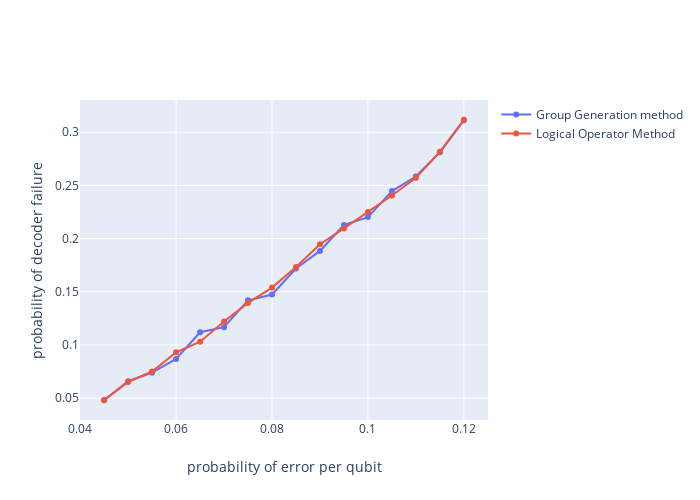

The code cell stored with this chart in its notebook:
### Code cell
fig.add_trace(go.Scatter(x=x1, y=y1, mode='lines+markers', name='Group Generation method'))
fig.add_trace(go.Scatter(x=x2, y=y2, mode='lines+markers', name='Logical Operator Method'))

fig.update_layout(autosize=False,
width=700,
height=500,
xaxis_title='probability of error per qubit',
yaxis_title='probability of decoder failure')

### Figure 1 — Plotly figure (JSON) as saved in the notebook; plotly's stock layout.template omitted (floating-point values rounded to 4 significant figures)
{"data": [{"mode": "lines+markers", "name": "Group Generation method", "type": "scatter", "x": [0.045, 0.05, 0.055, 0.06, 0.065, 0.07, 0.075, 0.08, 0.085, 0.09, 0.095, 0.1, 0.105, 0.11, 0.115, 0.12], "y": [0.0483, 0.0659, 0.0739, 0.0868, 0.1119, 0.1167, 0.1419, 0.1474, 0.1719, 0.1884, 0.2128, 0.2202, 0.2446, 0.2583, 0.2811, 0.3112]}, {"mode": "lines+markers", "name": "Logical Operator Method", "type": "scatter", "x": [0.045, 0.05, 0.055, 0.06, 0.065, 0.07, 0.075, 0.08, 0.085, 0.09, 0.095, 0.1, 0.105, 0.11, 0.115, 0.12], "y": [0.048, 0.0652, 0.075, 0.0931, 0.103, 0.1221, 0.1395, 0.1539, 0.1732, 0.1947, 0.2095, 0.225, 0.2405, 0.2571, 0.2815, 0.3117]}], "layout": {"autosize": false, "height": 500, "width": 700, "xaxis": {"title": {"text": "probability of error per qubit"}}, "yaxis": {"title": {"text": "probability of decoder failure"}}}}
